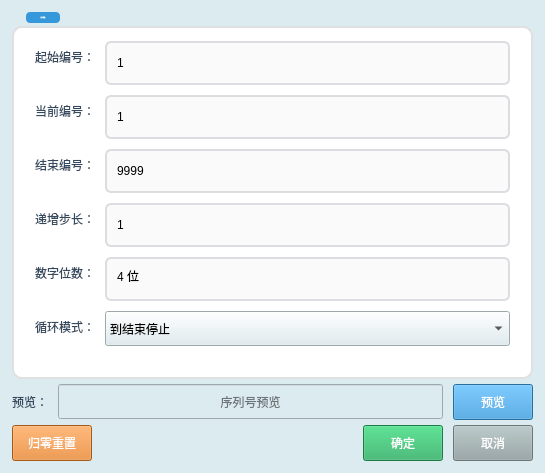
<?xml version="1.0" encoding="UTF-8"?>
<ui version="4.0">
 <class>SerialNumberDialogClass</class>
 <widget class="QDialog" name="SerialNumberDialogClass">
  <property name="geometry">
   <rect>
    <x>0</x>
    <y>0</y>
    <width>545</width>
    <height>456</height>
   </rect>
  </property>
  <property name="windowTitle">
   <string>序列号设置</string>
  </property>
  <property name="styleSheet">
   <string notr="true">background-color:rgb(220, 235, 240);</string>
  </property>
  <layout class="QVBoxLayout" name="mainLayout">
   <property name="spacing">
    <number>5</number>
   </property>
   <property name="leftMargin">
    <number>12</number>
   </property>
   <property name="topMargin">
    <number>12</number>
   </property>
   <property name="rightMargin">
    <number>12</number>
   </property>
   <property name="bottomMargin">
    <number>12</number>
   </property>
   <item>
    <widget class="QGroupBox" name="groupBox">
     <property name="font">
      <font>
       <family>Microsoft YaHei</family>
       <pointsize>-1</pointsize>
       <italic>false</italic>
       <bold>true</bold>
      </font>
     </property>
     <property name="styleSheet">
      <string notr="true">QGroupBox{font: bold 14px &quot;Microsoft YaHei&quot;; color: #2c3e50; border: 2px solid #e0e0e0; border-radius: 10px; margin-top: 14px; padding-top: 18px; background: #ffffff;}
QGroupBox::title{subcontrol-origin: margin; left: 14px; padding: 4px 14px; background: #3498db; color: white; border-radius: 4px;}
QLabel{color: #34495e; background: transparent; font: bold 12px &quot;Microsoft YaHei&quot;;}
QLineEdit{font: bold 12px &quot;Microsoft YaHei&quot;; padding: 6px 10px; border: 2px solid #dcdde1; border-radius: 6px; background: #fafafa; min-height: 32px;}
QLineEdit:focus{border-color: #3498db; background: #ffffff;}
QSpinBox{font: bold 12px &quot;Microsoft YaHei&quot;; padding: 4px 8px; border: 2px solid #dcdde1; border-radius: 6px; background: #fafafa; min-height: 32px;}
QSpinBox:focus{border-color: #3498db; background: #ffffff;}
QPushButton{font: bold 12px &quot;Microsoft YaHei&quot;; border-radius: 6px; padding: 8px 20px; min-height: 32px;}
QPushButton:hover{opacity: 0.9;}</string>
     </property>
     <property name="title">
      <string>序列号参数</string>
     </property>
     <layout class="QFormLayout" name="formLayout">
      <property name="horizontalSpacing">
       <number>10</number>
      </property>
      <property name="verticalSpacing">
       <number>10</number>
      </property>
      <property name="leftMargin">
       <number>20</number>
      </property>
      <property name="topMargin">
       <number>20</number>
      </property>
      <property name="rightMargin">
       <number>20</number>
      </property>
      <property name="bottomMargin">
       <number>20</number>
      </property>
      <item row="0" column="0">
       <widget class="QLabel" name="label">
        <property name="text">
         <string>起始编号：</string>
        </property>
       </widget>
      </item>
      <item row="0" column="1">
       <widget class="QSpinBox" name="startNumSpb">
        <property name="minimumSize">
         <size>
          <width>0</width>
          <height>35</height>
         </size>
        </property>
        <property name="maximumSize">
         <size>
          <width>16777215</width>
          <height>35</height>
         </size>
        </property>
        <property name="inputMethodHints">
         <set>Qt::InputMethodHint::ImhDigitsOnly</set>
        </property>
        <property name="buttonSymbols">
         <enum>QAbstractSpinBox::ButtonSymbols::NoButtons</enum>
        </property>
        <property name="correctionMode">
         <enum>QAbstractSpinBox::CorrectionMode::CorrectToPreviousValue</enum>
        </property>
        <property name="showGroupSeparator" stdset="0">
         <bool>false</bool>
        </property>
        <property name="minimum">
         <number>1</number>
        </property>
        <property name="maximum">
         <number>999999</number>
        </property>
        <property name="value">
         <number>1</number>
        </property>
       </widget>
      </item>
      <item row="1" column="0">
       <widget class="QLabel" name="label_2">
        <property name="text">
         <string>当前编号：</string>
        </property>
       </widget>
      </item>
      <item row="1" column="1">
       <widget class="QSpinBox" name="currentNumSpb">
        <property name="minimumSize">
         <size>
          <width>0</width>
          <height>35</height>
         </size>
        </property>
        <property name="maximumSize">
         <size>
          <width>16777215</width>
          <height>35</height>
         </size>
        </property>
        <property name="buttonSymbols">
         <enum>QAbstractSpinBox::ButtonSymbols::NoButtons</enum>
        </property>
        <property name="minimum">
         <number>1</number>
        </property>
        <property name="maximum">
         <number>999999</number>
        </property>
        <property name="value">
         <number>1</number>
        </property>
       </widget>
      </item>
      <item row="2" column="0">
       <widget class="QLabel" name="label_3">
        <property name="text">
         <string>结束编号：</string>
        </property>
       </widget>
      </item>
      <item row="2" column="1">
       <widget class="QSpinBox" name="endNumSpb">
        <property name="minimumSize">
         <size>
          <width>0</width>
          <height>35</height>
         </size>
        </property>
        <property name="maximumSize">
         <size>
          <width>16777215</width>
          <height>35</height>
         </size>
        </property>
        <property name="buttonSymbols">
         <enum>QAbstractSpinBox::ButtonSymbols::NoButtons</enum>
        </property>
        <property name="minimum">
         <number>1</number>
        </property>
        <property name="maximum">
         <number>999999</number>
        </property>
        <property name="value">
         <number>9999</number>
        </property>
       </widget>
      </item>
      <item row="3" column="0">
       <widget class="QLabel" name="label_4">
        <property name="text">
         <string>递增步长：</string>
        </property>
       </widget>
      </item>
      <item row="3" column="1">
       <widget class="QSpinBox" name="stepSpb">
        <property name="minimumSize">
         <size>
          <width>0</width>
          <height>35</height>
         </size>
        </property>
        <property name="maximumSize">
         <size>
          <width>16777215</width>
          <height>35</height>
         </size>
        </property>
        <property name="buttonSymbols">
         <enum>QAbstractSpinBox::ButtonSymbols::NoButtons</enum>
        </property>
        <property name="minimum">
         <number>1</number>
        </property>
        <property name="maximum">
         <number>100</number>
        </property>
        <property name="value">
         <number>1</number>
        </property>
       </widget>
      </item>
      <item row="4" column="0">
       <widget class="QLabel" name="label_5">
        <property name="text">
         <string>数字位数：</string>
        </property>
       </widget>
      </item>
      <item row="4" column="1">
       <widget class="QSpinBox" name="digitSpb">
        <property name="minimumSize">
         <size>
          <width>0</width>
          <height>35</height>
         </size>
        </property>
        <property name="maximumSize">
         <size>
          <width>16777215</width>
          <height>35</height>
         </size>
        </property>
        <property name="buttonSymbols">
         <enum>QAbstractSpinBox::ButtonSymbols::NoButtons</enum>
        </property>
        <property name="suffix">
         <string> 位</string>
        </property>
        <property name="minimum">
         <number>1</number>
        </property>
        <property name="maximum">
         <number>10</number>
        </property>
        <property name="value">
         <number>4</number>
        </property>
       </widget>
      </item>
      <item row="5" column="0">
       <widget class="QLabel" name="label_6">
        <property name="text">
         <string>循环模式：</string>
        </property>
       </widget>
      </item>
      <item row="5" column="1">
       <widget class="QComboBox" name="loopModeCbx">
        <property name="minimumSize">
         <size>
          <width>0</width>
          <height>35</height>
         </size>
        </property>
        <property name="maximumSize">
         <size>
          <width>16777215</width>
          <height>35</height>
         </size>
        </property>
        <item>
         <property name="text">
          <string>到结束停止</string>
         </property>
        </item>
        <item>
         <property name="text">
          <string>到结束归零重新开始</string>
         </property>
        </item>
        <item>
         <property name="text">
          <string>无限循环</string>
         </property>
        </item>
       </widget>
      </item>
      <item row="6" column="1">
       <spacer name="verticalSpacer">
        <property name="orientation">
         <enum>Qt::Orientation::Vertical</enum>
        </property>
        <property name="sizeHint" stdset="0">
         <size>
          <width>20</width>
          <height>40</height>
         </size>
        </property>
       </spacer>
      </item>
     </layout>
    </widget>
   </item>
   <item>
    <layout class="QHBoxLayout" name="previewRow">
     <property name="spacing">
      <number>10</number>
     </property>
     <item>
      <widget class="QLabel" name="previewLabel">
       <property name="styleSheet">
        <string notr="true">color: #34495e; background: transparent; font: bold 12px &quot;Microsoft YaHei&quot;;</string>
       </property>
       <property name="text">
        <string>预览：</string>
       </property>
      </widget>
     </item>
     <item>
      <widget class="QLineEdit" name="previewEdit">
       <property name="minimumSize">
        <size>
         <width>0</width>
         <height>35</height>
        </size>
       </property>
       <property name="maximumSize">
        <size>
         <width>16777215</width>
         <height>35</height>
        </size>
       </property>
       <property name="alignment">
        <set>Qt::AlignmentFlag::AlignCenter</set>
       </property>
       <property name="readOnly">
        <bool>true</bool>
       </property>
       <property name="placeholderText">
        <string>序列号预览</string>
       </property>
      </widget>
     </item>
     <item>
      <widget class="QPushButton" name="previewBtn">
       <property name="minimumSize">
        <size>
         <width>80</width>
         <height>36</height>
        </size>
       </property>
       <property name="maximumSize">
        <size>
         <width>80</width>
         <height>36</height>
        </size>
       </property>
       <property name="styleSheet">
        <string notr="true">QPushButton{background: #3498db; color: white;} QPushButton:hover{background: #2980b9;}</string>
       </property>
       <property name="text">
        <string>预览</string>
       </property>
      </widget>
     </item>
    </layout>
   </item>
   <item>
    <layout class="QHBoxLayout" name="buttonRow">
     <property name="spacing">
      <number>10</number>
     </property>
     <item>
      <widget class="QPushButton" name="resetBtn">
       <property name="minimumSize">
        <size>
         <width>80</width>
         <height>36</height>
        </size>
       </property>
       <property name="maximumSize">
        <size>
         <width>80</width>
         <height>36</height>
        </size>
       </property>
       <property name="styleSheet">
        <string notr="true">QPushButton{background: #e67e22; color: white;} QPushButton:hover{background: #d35400;}</string>
       </property>
       <property name="text">
        <string>归零重置</string>
       </property>
      </widget>
     </item>
     <item>
      <spacer name="buttonSpacer">
       <property name="orientation">
        <enum>Qt::Orientation::Horizontal</enum>
       </property>
       <property name="sizeHint" stdset="0">
        <size>
         <width>40</width>
         <height>20</height>
        </size>
       </property>
      </spacer>
     </item>
     <item>
      <widget class="QPushButton" name="okBtn">
       <property name="minimumSize">
        <size>
         <width>80</width>
         <height>36</height>
        </size>
       </property>
       <property name="maximumSize">
        <size>
         <width>80</width>
         <height>36</height>
        </size>
       </property>
       <property name="styleSheet">
        <string notr="true">QPushButton{background: #27ae60; color: white;} QPushButton:hover{background: #219a52;}</string>
       </property>
       <property name="text">
        <string>确定</string>
       </property>
      </widget>
     </item>
     <item>
      <widget class="QPushButton" name="cancelBtn">
       <property name="minimumSize">
        <size>
         <width>80</width>
         <height>36</height>
        </size>
       </property>
       <property name="maximumSize">
        <size>
         <width>80</width>
         <height>36</height>
        </size>
       </property>
       <property name="styleSheet">
        <string notr="true">QPushButton{background: #95a5a6; color: white;} QPushButton:hover{background: #7f8c8d;}</string>
       </property>
       <property name="text">
        <string>取消</string>
       </property>
      </widget>
     </item>
    </layout>
   </item>
  </layout>
 </widget>
 <resources/>
 <connections/>
</ui>
